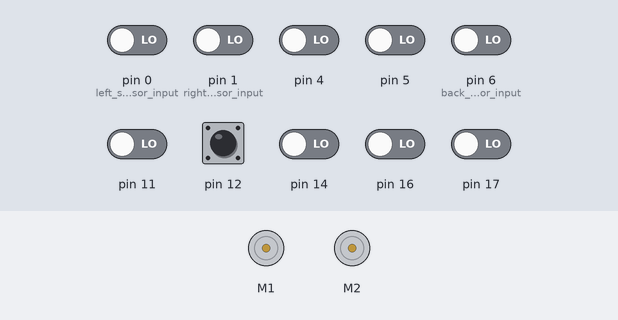
Simulated run of this sketch. Board: Arduino Uno, built with avr-gcc and run on an emulated ATmega328P. On the bench: 2 × DC motor (green arrow = forward, orange = backward, longer = faster). Inputs (shaded band) come from the test bench; at power-on: pin 12 HIGH, pin 0 (left_sensor_input), pin 1 (right_sensor_input), pin 4, pin 5, pin 6 (back_sensor_input), pin 11, pin 14, pin 16, pin 17 LOW.

Above: at 0.8 s.
0.9 s: pin 12 pulled LOW for 0.15 s
At 1.2 s:
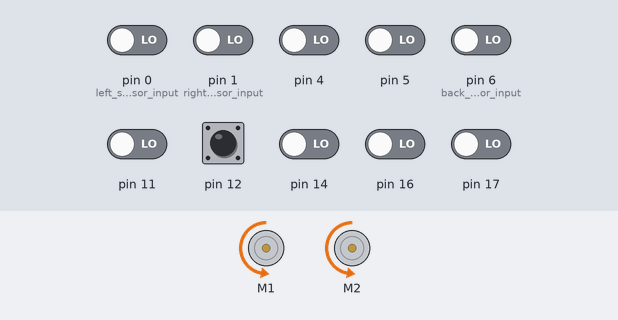
4.0 s: pin 0 (left_sensor_input) driven HIGH
7.0 s: pin 4 driven HIGH
At 7.75 s:
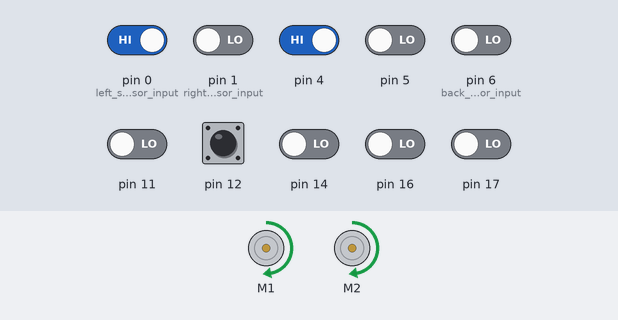
10.0 s: pin 0 (left_sensor_input) driven LOW
13.0 s: pin 1 (right_sensor_input) driven HIGH
Timing chart, 0 to 17.0 s (numbered marks = the images above; inputs shaded):
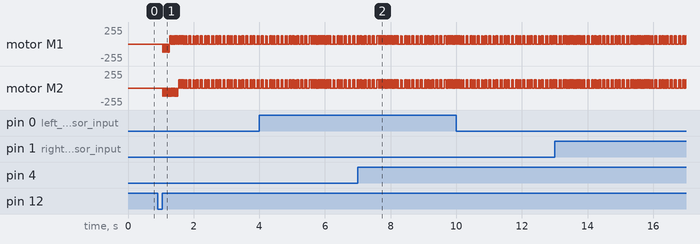

The sketch:

autonom.ino
```cpp
#include <ZumoMotors.h>
#include <Pushbutton.h>
#include <QTRSensors.h>
#include <ZumoReflectanceSensorArray.h>
#define LED 13

unsigned long timeSinceStart;
unsigned long incrementTime;
unsigned long turnTime;
unsigned long reversing;

//Inputs for distance sensors
const int left_sensor_input = 0;
const int right_sensor_input = 1;
const int back_sensor_input  = 6;

boolean left = LOW;
boolean right = LOW;
boolean back = LOW;

boolean drivingBackwards = false;
boolean hasDrivenBackwards = false;
boolean leftHadLight = false;
boolean rightHadLight = false;

boolean turningRight = false;
boolean turningLeft = false;
boolean rotating = false;

int kjorepaa = 200;
// this might need to be tuned for different

#define QTR_THRESHOLD 1500// this might need to be tuned for different
//lighting conditions, surfaces, etc #define SPEED 100//0 is stopped, 400 is full speed
ZumoMotors motors;
Pushbutton button(ZUMO_BUTTON); // pushbutton on pin 12
boolean direction  =LOW;       // Drives motors forward, HIGH drives reverse
#define NUM_SENSORS 6
unsigned int sensor_values[NUM_SENSORS];
ZumoReflectanceSensorArray sensors(QTR_NO_EMITTER_PIN);

void setup()
{
   button.waitForButton();
   pinMode(left_sensor_input, INPUT);
   pinMode(right_sensor_input, INPUT);
   pinMode(back_sensor_input, INPUT);
}
void loop() {
   timeSinceStart = millis();
   motors.setSpeeds(kjorepaa,kjorepaa);
   right = digitalRead(right_sensor_input);
   left = digitalRead(left_sensor_input);
   back = digitalRead(back_sensor_input);
   Serial.println("Right " + right);
   Serial.println("Left " + left);
   Serial.println("Back " + back);

      if(right == HIGH && drivingBackwards == false && turningRight == false && turningLeft == false){
         //sving 90 grader høyre
         motors.flipRightMotor(direction);
         motors.setSpeeds(kjorepaa, kjorepaa);
         turningRight = true;
         turnTime = timeSinceStart;
      }else if(left == HIGH && drivingBackwards == false && turningRight == false && turningLeft == false){
         //sving 90 grader venstre
         motors.flipLeftMotor(direction);
         motors.setSpeeds(kjorepaa, kjorepaa);
         turningLeft = true;
         turnTime = timeSinceStart;
      }else if(back == HIGH && drivingBackwards == false && turningRight == false && turningLeft == false){
         //sving 180 grader
         motors.flipRightMotor(direction);
         motors.setSpeeds(kjorepaa, kjorepaa);
         rotating = true;
         turnTime = timeSinceStart;
      }else{

       sensors.read(sensor_values);
       //Check if border has been detected by any of the two sensors at each side
       if ((sensor_values[0] < QTR_THRESHOLD) || (sensor_values[5] < QTR_THRESHOLD)) { // Venstre er 0
         motors.setSpeeds(0,0);//Stop,
         if(timeSinceStart - incrementTime > 200 && !drivingBackwards){
         // Change to opposite direction
             if (direction){
               direction  =LOW;
             }else{
                direction  =HIGH;
             }
         if(sensor_values[0] < QTR_THRESHOLD){
           leftHadLight = true;
         }
         else{
           rightHadLight = true;
         }
         motors.flipRightMotor(direction);
         motors.flipLeftMotor(direction);
         motors.setSpeeds(kjorepaa, kjorepaa);
         drivingBackwards = true;
         reversing = timeSinceStart;
      }
       incrementTime = timeSinceStart;
      }

      //Venter til bilen har rygga i 200 millisekund.
      if(drivingBackwards && timeSinceStart - reversing > 200){
       drivingBackwards = false;
       hasDrivenBackwards = true;
       if (direction){
         direction  =LOW;
       }else{
         direction  =HIGH;
       }
       motors.setSpeeds(0,0);
      }

      //Får bilen til å svinge etter bilen har rygga.
      if (hasDrivenBackwards && (leftHadLight||rightHadLight)){
       if(leftHadLight){
          motors.flipLeftMotor(direction);
       }
       if(rightHadLight){
          motors.flipRightMotor(direction);
       }
       motors.setSpeeds(kjorepaa, kjorepaa);
       turningRight = true;
       turnTime = timeSinceStart;
       leftHadLight = false;
       rightHadLight = false;
       hasDrivenBackwards = false;
      }

      //Lar bilen kjøre framover igjen etter 250 millisekund.
      if(timeSinceStart - turnTime > 250 && (turningRight || turningLeft)){
       direction = LOW;
       motors.flipLeftMotor(direction);
       motors.flipRightMotor(direction);
       motors.setSpeeds(kjorepaa, kjorepaa);
       turningRight = false;
       turningLeft = false;
       rotating = false;
       //turnTime = timeSinceStart;
      }
      if(timeSinceStart - turnTime > 500 && rotating){
        direction = LOW;
        motors.flipLeftMotor(direction);
        motors.flipRightMotor(direction);
        motors.setSpeeds(kjorepaa, kjorepaa);
        turningRight = false;
        turningLeft = false;
        rotating = false;

      }
   }
}
```

Measured:
- by itself, motor M1, motor M2: moves between stopped and forward 127/255, repeating every 1.9 s
